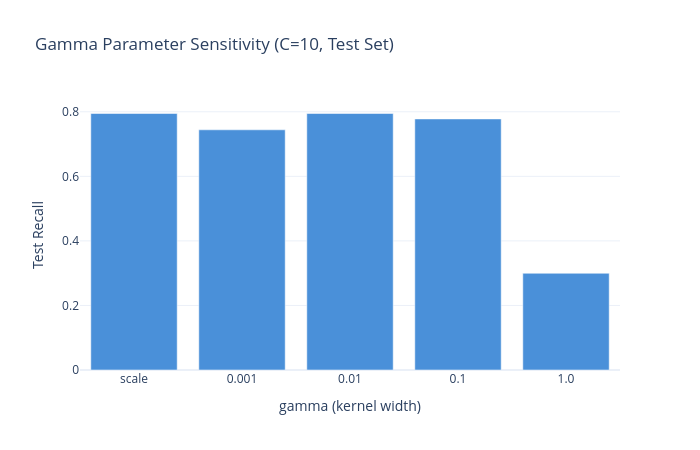

Notebook code cell kept with this figure:
### Markdown cell above
---
## 7. Gamma Parameter Sensitivity

### Code cell
# Sweep gamma values while keeping C fixed at best value
best_C = grid.best_params_['clf__C']
gamma_values = ["scale", 0.001, 0.01, 0.1, 1.0]
gamma_results = []

for gamma_val in gamma_values:
    svm_temp = SVC(
        kernel="rbf", C=best_C, gamma=gamma_val,
        class_weight="balanced",
        probability=False,
        random_state=RANDOM_STATE
    )
    X_train_scaled = prep_linear.fit_transform(X_train)
    X_test_scaled = prep_linear.transform(X_test)
    svm_temp.fit(X_train_scaled, y_train)
    y_pred = svm_temp.predict(X_test_scaled)
    gamma_results.append({
        "gamma": str(gamma_val),
        "test_recall": recall_score(y_test, y_pred),
        "test_precision": precision_score(y_test, y_pred, zero_division=0),
        "test_f1": f1_score(y_test, y_pred),
    })

df_gamma = pd.DataFrame(gamma_results)

fig_gamma = px.bar(
    df_gamma, x="gamma", y="test_recall",
    title=f"Gamma Parameter Sensitivity (C={best_C}, Test Set)",
    labels={"gamma": "gamma (kernel width)", "test_recall": "Test Recall"},
    color_discrete_sequence=[COLORS["accent"]],
    height=450, width=700,
)
fig_gamma.show()
save_chart(fig_gamma, MODEL_SLUG, "gamma_parameter_sensitivity")

### Figure 1 — Plotly figure (JSON) as saved in the notebook; plotly's stock layout.template omitted (floating-point values rounded to 4 significant figures)
{"data": [{"hovertemplate": "gamma (kernel width)=%{x}<br>Test Recall=%{y}<extra></extra>", "legendgroup": "", "marker": {"color": "#4A90D9", "pattern": {"shape": ""}}, "name": "", "orientation": "v", "showlegend": false, "textposition": "auto", "type": "bar", "x": ["scale", "0.001", "0.01", "0.1", "1.0"], "xaxis": "x", "y": [0.7946, 0.7441, 0.7946, 0.7778, 0.2997], "yaxis": "y"}], "layout": {"barmode": "relative", "height": 450, "legend": {"tracegroupgap": 0}, "title": {"text": "Gamma Parameter Sensitivity (C=10, Test Set)"}, "width": 700, "xaxis": {"anchor": "y", "domain": [0, 1], "title": {"text": "gamma (kernel width)"}}, "yaxis": {"anchor": "x", "domain": [0, 1], "title": {"text": "Test Recall"}}}}
